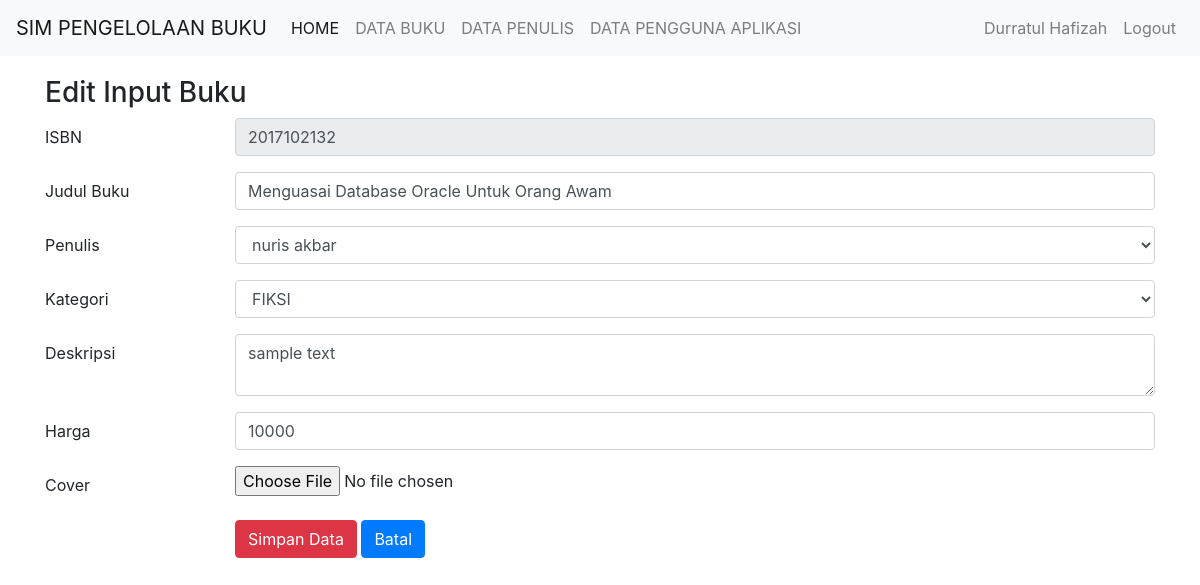
/edit_buku.php?isbn=2017102132 (signed in), run on the app's committed database.
### tables this page shows
CREATE TABLE `buku` (
  `isbn` varchar(10) NOT NULL,
  `judul_buku` varchar(100) NOT NULL,
  `id_penulis` int(11) NOT NULL,
  `id_kategori` int(11) NOT NULL,
  `deskripsi` text NOT NULL,
  `harga` int(11) NOT NULL,
  `cover` text NOT NULL
);

CREATE TABLE `penulis` (
  `id_penulis` int(11) NOT NULL,
  `nama_penulis` varchar(40) NOT NULL,
  `email` varchar(30) NOT NULL,
  `no_hp` varchar(13) NOT NULL
);

### edit_buku.php (the view)
<?php
include 'header.php';
$isbn = $_GET['isbn'];
$buku = mysqli_query($konek, "select * from buku where isbn='$isbn'");
$row  = mysqli_fetch_array($buku);
?>
<div class="container">
    <h3>Edit Input Buku</h3>
    <form action="update-buku.php" method="POST" enctype="multipart/form-data">
        <div class="form-group row">
            <label class="col-sm-2 col-form-label">ISBN</label>
            <div class="col-sm-10">
                <input readonly="" type="text" value="<?php echo $row['isbn']?>" name="isbn" placeholder="Masukan ISBN" class="form-control">
            </div>
        </div>
        <div class="form-group row">
            <label class="col-sm-2 col-form-label">Judul Buku</label>
            <div class="col-sm-10">
                <input type="text" value="<?php echo $row['judul_buku']?>" name="judul_buku" placeholder="Masukan Judul Buku" class="form-control">
            </div>
        </div>
        <div class="form-group row">
            <label class="col-sm-2 col-form-label">Penulis</label>
            <div class="col-sm-10">
                <select name="penulis" class="form-control">
                    <?php
                    $penulis = mysqli_query($konek, "select * from penulis");
                    while ($p = mysqli_fetch_array($penulis)) {
                        echo "<option value='$p[id_penulis]' ";
                        if($row['id_penulis']==$p['id_penulis']){
                            echo "selected";
                        }
                        echo">$p[nama_penulis]</option>";
                    }
                    ?>
                </select>
            </div>
        </div>
        <div class="form-group row">
            <label class="col-sm-2 col-form-label">Kategori</label>
            <div class="col-sm-10">
                <select name="kategori" class="form-control">
                    <?php
                    $kategori = mysqli_query($konek, "select * from kategori");
                    while ($k = mysqli_fetch_array($kategori)) {
                        echo "<option value='$k[id_kategori]' ";
                        echo $row['id_kategori']==$k['id_kategori']?'seletced':'';
                        echo">" . strtoupper($k['nama_kategori']) . "</option>";
                    }
                    ?>
                </select>
            </div>
        </div>
        <div class="form-group row">
            <label class="col-sm-2 col-form-label">Deskripsi</label>
            <div class="col-sm-10">
                <textarea name="deskripsi" class="form-control"><?php echo $row['deskripsi']?></textarea>
            </div>
        </div>
        <div class="form-group row">
            <label class="col-sm-2 col-form-label">Harga</label>
            <div class="col-sm-10">
                <input type="text" value="<?php echo $row['harga']?>" name="harga" placeholder="Masukan harga" class="form-control">
            </div>
        </div>
        <div class="form-group row">
            <label class="col-sm-2 col-form-label">Cover</label>
            <div class="col-sm-10">
                <input type="file" name="cover">
            </div>
        </div>
        <div class="form-group row">
            <label class="col-sm-2 col-form-label"></label>
            <div class="col-sm-10">
                <button type="submit" class="btn btn-danger">Simpan Data</button>
                <a href="index.php" class="btn btn-primary">Batal</a>
            </div>
        </div>
    </form>
</div>
<?php
include 'footer.php';
?>

### header.php (style rules this page uses)
.container { margin-top: 20px; }

### data on the page
buku: isbn "2017102132", judul_buku "Menguasai Database Oracle Untuk Orang Awam", penulis "nuris akbar", deskripsi "sample text", harga "10000"

### other printed values
$_SESSION['nama_user'] "Durratul Hafizah"
form field kategori "FIKSI"
